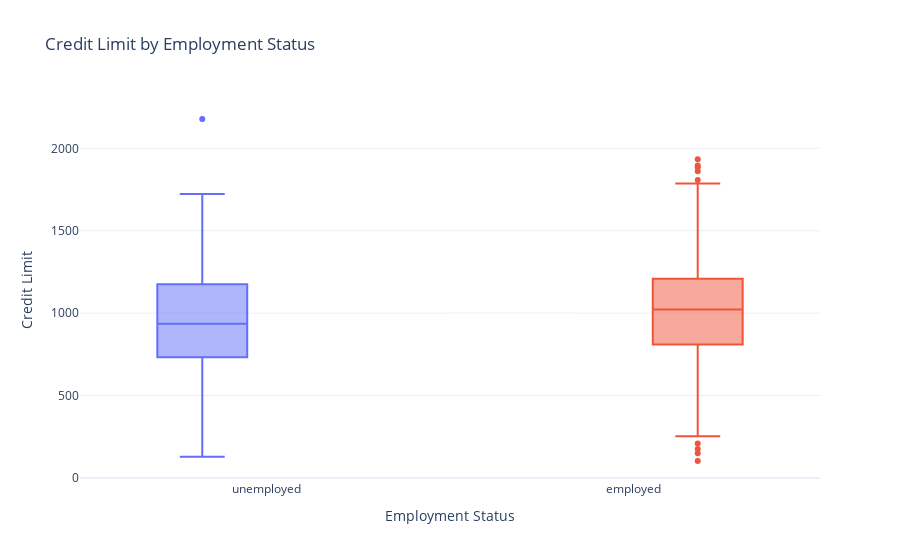

The cell this chart's notebook holds for it:
### Code cell
fig = px.box(
    data, 
    x='employment_status', 
    y='credit_limit',
    title='Credit Limit by Employment Status',
    labels={'employment_status': 'Employment Status', 'credit_limit': 'Credit Limit'},
    color='employment_status', 
    color_discrete_sequence=['#636EFA', '#EF553B', '#00CC96']  
)


fig.update_layout(
    xaxis_title='Employment Status',
    yaxis_title='Credit Limit',
    template='plotly_white',
    boxmode='group',
    showlegend=False  
)

fig.show()

### Figure 1 — Plotly figure (JSON) as saved in the notebook; plotly's stock layout.template omitted (floating-point values rounded to 4 significant figures; data arrays with more than 128 entries replaced by an {"elided": "..."} marker saying what was removed)
{"data": [{"alignmentgroup": "True", "hovertemplate": "Employment Status=%{x}<br>Credit Limit=%{y}<extra></extra>", "legendgroup": "unemployed", "marker": {"color": "#636EFA"}, "name": "unemployed", "notched": false, "offsetgroup": "unemployed", "orientation": "v", "showlegend": true, "type": "box", "x": {"elided": "195 str values"}, "x0": " ", "xaxis": "x", "y": {"elided": "195 float values"}, "y0": " ", "yaxis": "y"}, {"alignmentgroup": "True", "hovertemplate": "Employment Status=%{x}<br>Credit Limit=%{y}<extra></extra>", "legendgroup": "employed", "marker": {"color": "#EF553B"}, "name": "employed", "notched": false, "offsetgroup": "employed", "orientation": "v", "showlegend": true, "type": "box", "x": {"elided": "805 str values"}, "x0": " ", "xaxis": "x", "y": {"elided": "805 float values"}, "y0": " ", "yaxis": "y"}], "layout": {"boxmode": "group", "legend": {"title": {"text": "Employment Status"}, "tracegroupgap": 0}, "showlegend": false, "title": {"text": "Credit Limit by Employment Status"}, "xaxis": {"anchor": "y", "categoryarray": ["unemployed", "employed"], "categoryorder": "array", "domain": [0, 1], "title": {"text": "Employment Status"}}, "yaxis": {"anchor": "x", "domain": [0, 1], "title": {"text": "Credit Limit"}}}}
